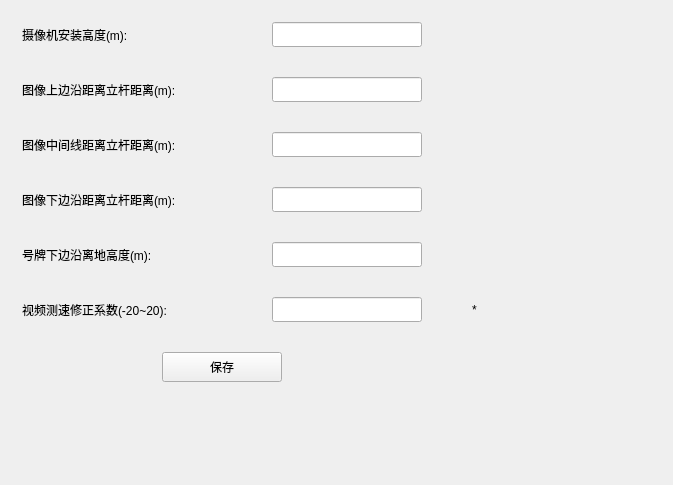
<?xml version="1.0" encoding="UTF-8"?>
<ui version="4.0">
 <class>Dlg_velometer</class>
 <widget class="QWidget" name="Dlg_velometer">
  <property name="geometry">
   <rect>
    <x>0</x>
    <y>0</y>
    <width>673</width>
    <height>485</height>
   </rect>
  </property>
  <property name="windowTitle">
   <string>Dlg_velometer</string>
  </property>
  <layout class="QVBoxLayout" name="verticalLayout">
   <item>
    <widget class="QWidget" name="widget" native="true">
     <layout class="QHBoxLayout" name="horizontalLayout">
      <item>
       <layout class="QGridLayout" name="gridLayout">
        <property name="horizontalSpacing">
         <number>50</number>
        </property>
        <property name="verticalSpacing">
         <number>30</number>
        </property>
        <item row="1" column="0">
         <widget class="QLabel" name="label_2">
          <property name="minimumSize">
           <size>
            <width>160</width>
            <height>0</height>
           </size>
          </property>
          <property name="text">
           <string>图像上边沿距离立杆距离(m):</string>
          </property>
         </widget>
        </item>
        <item row="0" column="1">
         <widget class="QLineEdit" name="ledt_cameraHeigth">
          <property name="minimumSize">
           <size>
            <width>150</width>
            <height>25</height>
           </size>
          </property>
          <property name="maximumSize">
           <size>
            <width>150</width>
            <height>16777215</height>
           </size>
          </property>
         </widget>
        </item>
        <item row="1" column="1">
         <widget class="QLineEdit" name="ledt_top">
          <property name="minimumSize">
           <size>
            <width>150</width>
            <height>25</height>
           </size>
          </property>
          <property name="maximumSize">
           <size>
            <width>150</width>
            <height>16777215</height>
           </size>
          </property>
         </widget>
        </item>
        <item row="4" column="0">
         <widget class="QLabel" name="label_6">
          <property name="minimumSize">
           <size>
            <width>160</width>
            <height>0</height>
           </size>
          </property>
          <property name="maximumSize">
           <size>
            <width>160</width>
            <height>16777215</height>
           </size>
          </property>
          <property name="text">
           <string>号牌下边沿离地高度(m):</string>
          </property>
         </widget>
        </item>
        <item row="3" column="0">
         <widget class="QLabel" name="label_3">
          <property name="minimumSize">
           <size>
            <width>160</width>
            <height>0</height>
           </size>
          </property>
          <property name="maximumSize">
           <size>
            <width>160</width>
            <height>16777215</height>
           </size>
          </property>
          <property name="text">
           <string>图像下边沿距离立杆距离(m):</string>
          </property>
         </widget>
        </item>
        <item row="2" column="0">
         <widget class="QLabel" name="label_4">
          <property name="minimumSize">
           <size>
            <width>160</width>
            <height>0</height>
           </size>
          </property>
          <property name="maximumSize">
           <size>
            <width>160</width>
            <height>16777215</height>
           </size>
          </property>
          <property name="text">
           <string>图像中间线距离立杆距离(m):</string>
          </property>
         </widget>
        </item>
        <item row="2" column="1">
         <widget class="QLineEdit" name="ledt_mid">
          <property name="minimumSize">
           <size>
            <width>150</width>
            <height>25</height>
           </size>
          </property>
          <property name="maximumSize">
           <size>
            <width>150</width>
            <height>16777215</height>
           </size>
          </property>
         </widget>
        </item>
        <item row="3" column="1">
         <widget class="QLineEdit" name="ledt_bottom">
          <property name="minimumSize">
           <size>
            <width>150</width>
            <height>25</height>
           </size>
          </property>
          <property name="maximumSize">
           <size>
            <width>150</width>
            <height>16777215</height>
           </size>
          </property>
         </widget>
        </item>
        <item row="4" column="1">
         <widget class="QLineEdit" name="ledt_plateB2G">
          <property name="minimumSize">
           <size>
            <width>150</width>
            <height>25</height>
           </size>
          </property>
          <property name="maximumSize">
           <size>
            <width>150</width>
            <height>16777215</height>
           </size>
          </property>
         </widget>
        </item>
        <item row="5" column="1">
         <widget class="QLineEdit" name="ledt_fCorrectRate">
          <property name="minimumSize">
           <size>
            <width>150</width>
            <height>25</height>
           </size>
          </property>
          <property name="maximumSize">
           <size>
            <width>150</width>
            <height>16777215</height>
           </size>
          </property>
         </widget>
        </item>
        <item row="5" column="0">
         <widget class="QLabel" name="label_5">
          <property name="minimumSize">
           <size>
            <width>160</width>
            <height>0</height>
           </size>
          </property>
          <property name="maximumSize">
           <size>
            <width>160</width>
            <height>16777215</height>
           </size>
          </property>
          <property name="text">
           <string>视频测速修正系数(-20~20):</string>
          </property>
         </widget>
        </item>
        <item row="5" column="2">
         <widget class="QLabel" name="label_7">
          <property name="minimumSize">
           <size>
            <width>6</width>
            <height>0</height>
           </size>
          </property>
          <property name="maximumSize">
           <size>
            <width>6</width>
            <height>16777215</height>
           </size>
          </property>
          <property name="text">
           <string>*</string>
          </property>
         </widget>
        </item>
        <item row="0" column="0">
         <widget class="QLabel" name="label">
          <property name="minimumSize">
           <size>
            <width>200</width>
            <height>0</height>
           </size>
          </property>
          <property name="text">
           <string>摄像机安装高度(m):</string>
          </property>
         </widget>
        </item>
        <item row="6" column="0" colspan="2">
         <layout class="QHBoxLayout" name="horizontalLayout_7">
          <item>
           <spacer name="horizontalSpacer_14">
            <property name="orientation">
             <enum>Qt::Horizontal</enum>
            </property>
            <property name="sizeHint" stdset="0">
             <size>
              <width>40</width>
              <height>20</height>
             </size>
            </property>
           </spacer>
          </item>
          <item>
           <widget class="QPushButton" name="btn_save">
            <property name="minimumSize">
             <size>
              <width>120</width>
              <height>30</height>
             </size>
            </property>
            <property name="maximumSize">
             <size>
              <width>16777215</width>
              <height>16777215</height>
             </size>
            </property>
            <property name="text">
             <string>保存</string>
            </property>
           </widget>
          </item>
          <item>
           <spacer name="horizontalSpacer">
            <property name="orientation">
             <enum>Qt::Horizontal</enum>
            </property>
            <property name="sizeHint" stdset="0">
             <size>
              <width>40</width>
              <height>20</height>
             </size>
            </property>
           </spacer>
          </item>
         </layout>
        </item>
       </layout>
      </item>
      <item>
       <spacer name="horizontalSpacer_2">
        <property name="orientation">
         <enum>Qt::Horizontal</enum>
        </property>
        <property name="sizeHint" stdset="0">
         <size>
          <width>40</width>
          <height>20</height>
         </size>
        </property>
       </spacer>
      </item>
     </layout>
    </widget>
   </item>
   <item>
    <spacer name="verticalSpacer">
     <property name="orientation">
      <enum>Qt::Vertical</enum>
     </property>
     <property name="sizeHint" stdset="0">
      <size>
       <width>20</width>
       <height>76</height>
      </size>
     </property>
    </spacer>
   </item>
  </layout>
 </widget>
 <layoutdefault spacing="6" margin="11"/>
 <resources/>
 <connections/>
</ui>
